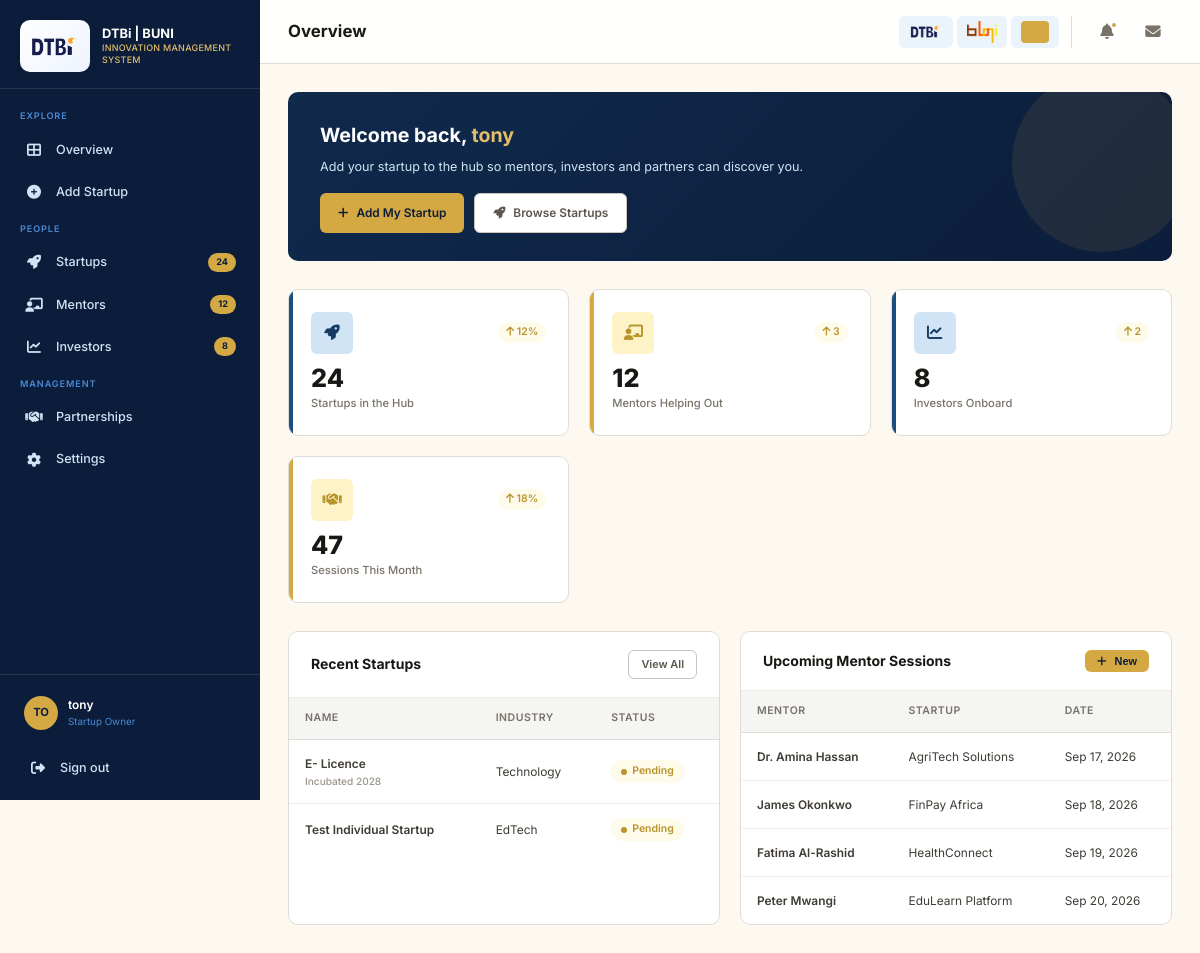
/staff/ (signed in), run on the app's committed database.
### staff/models.py (models this page shows, shortened)
class Startup(models.Model):
    TYPE_CHOICES = [
        ('public', 'Public'),
        ('individual', 'Individual'),
    ]
    STATUS_CHOICES = [
        ('active', 'Active'),
        ('inactive', 'Inactive'),
        ('pending', 'Pending'),
    ]
    CONTRACT_CHOICES = [
        ('draft', 'Draft'),
        ('active', 'Active'),
        ('expired', 'Expired'),
        ('terminated', 'Terminated'),
    ]
    name = models.CharField(max_length=255)
    slug = models.SlugField(unique=True, blank=True)
    startup_type = models.CharField(max_length=20, choices=TYPE_CHOICES, default='public')
    description = models.TextField(blank=True)
    industry = models.CharField(max_length=100, blank=True)
    website = models.URLField(blank=True)
    logo = models.ImageField(upload_to='startups/logos/', blank=True, null=True)
    cover_image = models.ImageField(upload_to='startups/covers/', blank=True, null=True)
    founded_date = models.DateField(null=True, blank=True)
    incubation_start = models.DateField(null=True, blank=True)
    incubation_end = models.DateField(null=True, blank=True)
    year_incubated = models.PositiveIntegerField(null=True, blank=True)
    contract_status = models.CharField(max_length=20, choices=CONTRACT_CHOICES, default='draft', blank=True)
    profile_completion = models.PositiveIntegerField(default=0, help_text='Percentage of profile completed')
    status = models.CharField(max_length=20, choices=STATUS_CHOICES, default='pending')
    created_at = models.DateTimeField(auto_now_add=True)
    updated_at = models.DateTimeField(auto_now=True)
    class Meta:
        ordering = ['-created_at']

### staff/views.py (the view)
# urls.py: path('', views.index, name='dashboard'),
@login_required
def index(request):
    startups = Startup.objects.all()[:5]
    rates = RegistrationRate.objects.all()
    profile = get_profile(request.user)
    context = {
        'startups': startups,
        'rates': rates,
        'profile': profile,
        'my_startup': profile.startup,
    }
    return render(request, 'index.html', context)

### staff/models.py (called while the page is built)
    @property
    def is_admin(self):
        return self.user_type == 'admin'

### staff/views.py (called while the page is built)
def get_profile(user):
    profile, _ = UserProfile.objects.get_or_create(user=user)
    return profile

### templates/index.html (shortened to what this page needs)
{% extends "base.html" %}
{% block page_title %}Overview{% endblock %}
{% block content %}
<div class="welcome-banner">
    <h2>Welcome back, <span class="gold-text">{{ user.get_full_name|default:user.username }}</span></h2>
    <p>
        {% if my_startup %}
        Your startup <strong>{{ my_startup.name }}</strong> is listed on the platform — keep its profile up to date.
        {% else %}
        Add your startup to the hub so mentors, investors and partners can discover you.
        {% endif %}
    </p>
    <div style="display: flex; gap: 10px; margin-top: 16px; flex-wrap: wrap;">
        {% if my_startup %}
        <a href="{% url 'staff:startup_profile' slug=my_startup.slug %}" class="btn btn-gold"><i class="fas fa-building"></i> View My Startup</a>
        {% else %}
        <a href="{% url 'staff:startup_create' %}" class="btn btn-gold"><i class="fas fa-plus"></i> Add My Startup</a>
        {% endif %}
        <a href="{% url 'staff:startups' %}" class="btn btn-outline"><i class="fas fa-rocket"></i> Browse Startups</a>
    </div>
</div>
<div class="stats-grid">
    <div class="stat-card blue">
        <div class="stat-header">
            <div class="stat-icon blue"><i class="fas fa-rocket"></i></div>
            <span class="stat-trend up"><i class="fas fa-arrow-up"></i> 12%</span>
        </div>
        <div class="stat-value">24</div>
        <div class="stat-label">Startups in the Hub</div>
    </div>
    <div class="stat-card gold">
        <div class="stat-header">
            <div class="stat-icon gold"><i class="fas fa-chalkboard-teacher"></i></div>
            <span class="stat-trend up"><i class="fas fa-arrow-up"></i> 3</span>
        </div>
        <div class="stat-value">12</div>
        <div class="stat-label">Mentors Helping Out</div>
    </div>
    <div class="stat-card blue">
        <div class="stat-header">
            <div class="stat-icon blue"><i class="fas fa-chart-line"></i></div>
            <span class="stat-trend up"><i class="fas fa-arrow-up"></i> 2</span>
        </div>
        <div class="stat-value">8</div>
        <div class="stat-label">Investors Onboard</div>
    </div>
    <div class="stat-card gold">
        <div class="stat-header">
            <div class="stat-icon gold"><i class="fas fa-handshake"></i></div>
            <span class="stat-trend up"><i class="fas fa-arrow-up"></i> 18%</span>
        </div>
        <div class="stat-value">47</div>
        <div class="stat-label">Sessions This Month</div>
    </div>
</div>
<div class="grid-2">
    <div class="card">
        <div class="card-header">
            <h3 class="card-title">Recent Startups</h3>
            <a href="{% url 'staff:startups' %}" class="btn btn-sm btn-outline">View All</a>
        </div>
        <div class="card-body flush">
            <div class="table-wrap">
                <table>
                    <thead>
                        <tr>
                            <th>Name</th>
                            <th>Industry</th>
                            <th>Status</th>
                        </tr>
                    </thead>
                    <tbody>
                        {% for s in startups %}
                        <tr>
                            <td class="fw-600">
                                <a href="{% url 'staff:startup_profile' slug=s.slug %}" style="color: inherit;">{{ s.name }}</a>
                                {% if s.year_incubated %}<div style="font-size: 0.72rem; color: var(--gray-400); font-weight: 500;">Incubated {{ s.year_incubated }}</div>{% endif %}
                            </td>
                            <td>{{ s.industry|default:"—" }}</td>
                            <td><span class="badge-status {{ s.status }}"><span class="dot-sm"></span> {{ s.get_status_display }}</span></td>
                        </tr>
                        {% endfor %}
                    </tbody>
                </table>
            </div>
        </div>
    </div>
    <div class="card">
        <div class="card-header">
            <h3 class="card-title">Upcoming Mentor Sessions</h3>
            <button class="btn btn-sm btn-gold"><i class="fas fa-plus"></i> New</button>
        </div>
        <div class="card-body flush">
            <div class="table-wrap">
                <table>
                    <thead>
                        <tr>
                            <th>Mentor</th>
                            <th>Startup</th>
                            <th>Date</th>
                        </tr>
                    </thead>
                    <tbody>
                        <tr>
                            <td class="fw-600">Dr. Amina Hassan</td>
                            <td>AgriTech Solutions</td>
                            <td>Sep 17, 2026</td>
                        </tr>
                        <tr>
                            <td class="fw-600">James Okonkwo</td>
                            <td>FinPay Africa</td>
                            <td>Sep 18, 2026</td>
                        </tr>
                        <tr>
                            <td class="fw-600">Fatima Al-Rashid</td>
                            <td>HealthConnect</td>
                            <td>Sep 19, 2026</td>
                        </tr>
                        <tr>
                            <td class="fw-600">Peter Mwangi</td>
                            <td>EduLearn Platform</td>
                            <td>Sep 20, 2026</td>
                        </tr>
                    </tbody>
                </table>
            </div>
        </div>
    </div>
</div>
{% endblock %}

### templates/base.html (shortened to what this page needs)
<!DOCTYPE html>
{% load static %}
<html lang="en">
<head>
    <link rel="stylesheet" href="{% static 'style/style.css' %}">
    <link rel="stylesheet" href="https://cdnjs.cloudflare.com/ajax/libs/font-awesome/6.5.1/css/all.min.css">
</head>
<body>
    <div class="layout">
        <aside class="sidebar" id="sidebar">
            <div class="sidebar-header">
                <a class="sidebar-logo-pair" href="{% url 'landing' %}" aria-label="DTBi Innovation Management System">
                    <img src="{% static 'img/brands/dtbi logo.png' %}" alt="DTBi logo">
                </a>
                <div class="sidebar-brand">
                    <h1>DTBi | BUNI</h1>
                    <span>Innovation Management System</span>
                </div>
            </div>
            <nav class="sidebar-nav">
                <div class="nav-section">Explore</div>
                <div class="nav-item">
                    <a href="{% url 'landing' %}" class="nav-link {% if request.resolver_match.url_name == 'landing' %}active{% endif %}">
                        <i class="fas fa-th-large"></i>
                        <span>Overview</span>
                    </a>
                </div>
                {% if user.is_authenticated %}
                <div class="nav-item">
                    {% if user.profile.startup %}
                    <a href="{% url 'staff:startup_profile' slug=user.profile.startup.slug %}" class="nav-link {% if request.resolver_match.url_name == 'startup_profile' or request.resolver_match.url_name == 'startup_create' %}active{% endif %}">
                        <i class="fas fa-building"></i>
                        <span>My Startup</span>
                    </a>
                    {% else %}
                    <a href="{% url 'staff:startup_create' %}" class="nav-link {% if request.resolver_match.url_name == 'startup_create' %}active{% endif %}">
                        <i class="fas fa-plus-circle"></i>
                        <span>Add Startup</span>
                    </a>
                    {% endif %}
                </div>
                {% endif %}
                <div class="nav-section">People</div>
                <div class="nav-item">
                    <a href="{% url 'staff:startups' %}" class="nav-link {% if request.resolver_match.url_name == 'startups' %}active{% endif %}">
                        <i class="fas fa-rocket"></i>
                        <span>Startups</span>
                        <span class="badge">24</span>
                    </a>
                </div>
                <div class="nav-item">
                    <a href="{% url 'staff:mentors' %}" class="nav-link {% if request.resolver_match.url_name == 'mentors' %}active{% endif %}">
                        <i class="fas fa-chalkboard-teacher"></i>
                        <span>Mentors</span>
                        <span class="badge">12</span>
                    </a>
                </div>
                <div class="nav-item">
                    <a href="{% url 'staff:investors' %}" class="nav-link {% if request.resolver_match.url_name == 'investors' %}active{% endif %}">
                        <i class="fas fa-chart-line"></i>
                        <span>Investors</span>
                        <span class="badge">8</span>
                    </a>
                </div>
                <div class="nav-section">Management</div>
                <div class="nav-item">
                    <a href="{% url 'staff:partnership_form' %}" class="nav-link {% if request.resolver_match.url_name == 'partnership_form' %}active{% endif %}">
                        <i class="fas fa-handshake"></i>
                        <span>Partnerships</span>
                    </a>
                </div>
                <div class="nav-item">
                    <a href="{% if user.is_authenticated %}{% url 'staff:settings' %}{% else %}{% url 'staff:user_login' %}?next={% url 'staff:settings' %}{% endif %}" class="nav-link">
                        <i class="fas fa-cog"></i>
                        <span>Settings</span>
                    </a>
                </div>
            </nav>
            <div class="sidebar-footer">
                {% if user.is_authenticated %}
                <div class="sidebar-user">
                    <div class="sidebar-avatar">{{ user.username|slice:":2"|upper }}</div>
                    <div class="sidebar-user-info">
                        <div class="sidebar-user-name">{{ user.get_full_name|default:user.username }}</div>
                        <div class="sidebar-user-role">
                            {% if user.profile.is_admin %}Hub Admin
                            {% elif user.profile.startup %}{{ user.profile.startup.name }}
                            {% else %}Startup Owner{% endif %}
                        </div>
                    </div>
                </div>
                <a href="{% url 'staff:user_logout' %}" class="nav-link" style="margin-top: 10px;">
                    <i class="fas fa-sign-out-alt"></i>
                    <span>Sign out</span>
                </a>
                {% endif %}
            </div>
        </aside>
        <div class="main" id="mainContent">
            <header class="topbar">
                <div class="topbar-left">
                    <h2 class="page-title">{% block page_title %}Overview{% endblock %}</h2>
                </div>
                <div class="topbar-right">
                    <div class="external-links">
                        <a href="https://teknohama.or.tz/" target="_blank" rel="noopener noreferrer" class="ext-link brand-link" aria-label="DTBi" title="DTBi">
                            <img src="{% static 'img/brands/dtbi logo.png' %}" alt="DTBi logo" class="brand-logo brand-logo-dtbi">
                        </a>
                        <a href="https://bunihub1.pythonanywhere.com/" target="_blank" rel="noopener noreferrer" class="ext-link brand-link" aria-label="Buni" title="Buni">
                            <img src="{% static 'img/brands/buni logo.png' %}" alt="Buni logo" class="brand-logo brand-logo-buni">
                        </a>
                        <a href="https://fursalab.com" target="_blank" rel="noopener noreferrer" class="ext-link brand-link" aria-label="Fursa Hub" title="Fursa Hub">
                            <span class="brand-logo brand-logo-fursa" aria-hidden="true"></span>
                        </a>
                    </div>
                    <button class="topbar-btn" title="Notifications">
                        <i class="fas fa-bell"></i>
                        <span class="dot"></span>
                    </button>
                    <button class="topbar-btn" title="Messages">
                        <i class="fas fa-envelope"></i>
                    </button>
                </div>
            </header>
            <div class="page-content">
                {% block content %}{% endblock %}
            </div>
        </div>
    </div>
</body>
</html>

### data on the page
Startup: name "E- Licence", year_incubated "2028", industry "Technology", status "Pending"
Startup: name "Test Individual Startup", industry "EdTech", status "Pending"

### other printed values
{{ user.username|slice:":2"|upper }} "TO"
{{ user.get_full_name|default:user.username }} "tony"
